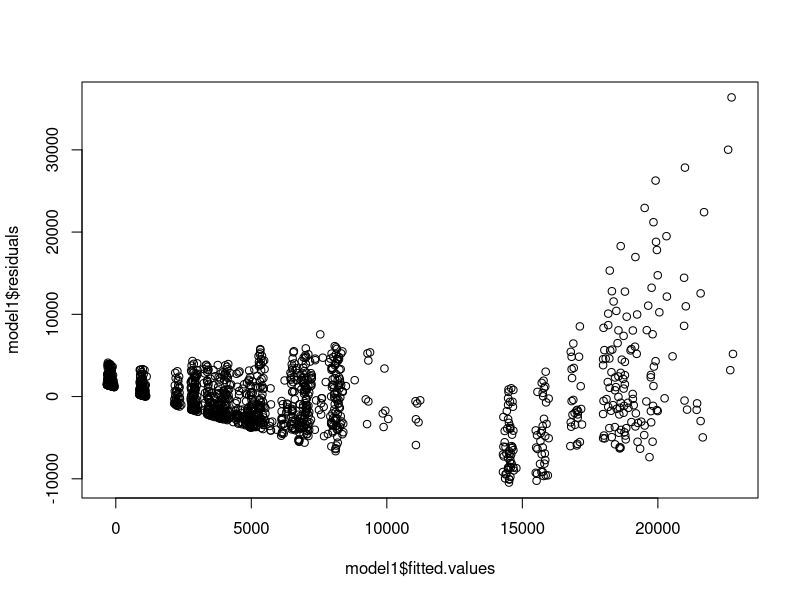
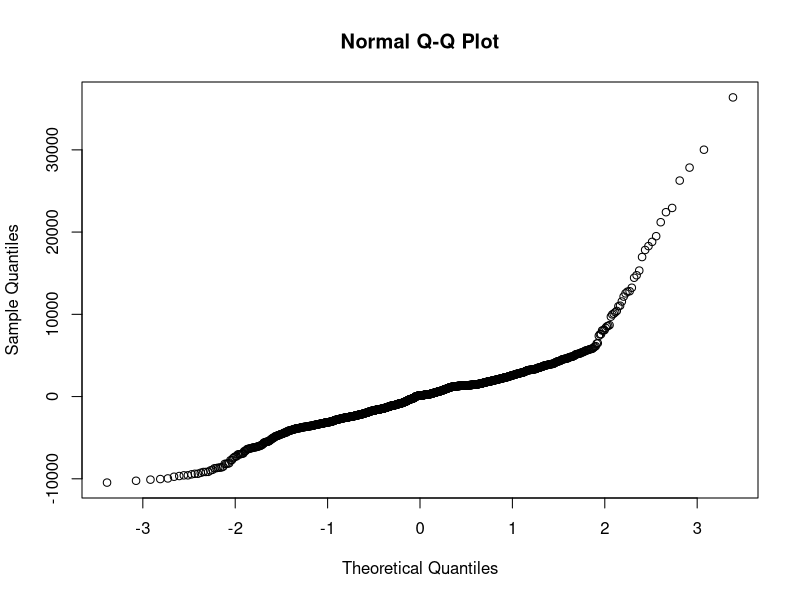

Reproduce these figures in R, in order.
## ---- chunk 1
## AutoClaims

library(readr)
library(magrittr)

AutoClaims <- read_csv("data/AutoClaims.csv")


## ---- chunk 2
#Fitting a Linear Regression Model
model1<-lm(PAID~.,data = AutoClaims)
summary(model1)
## ---- chunk 3
#Plot of residuals vs. Fitted Values
plot(model1$fitted.values,model1$residuals)
## ---- chunk 4
# QQ Plot of the residuals
qqnorm(model1$residuals)
